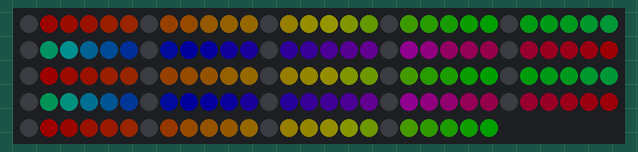
Bench run of a sketch on a simulated Arduino Uno, built with avr-gcc and run on an emulated ATmega328P. On the bench: 144 RGB LEDs in strip order, left to right, continuing on the next row. Dim RGB values are drawn brighter than linear; random numbers use the default seed unless the sketch sets one.

Above: at 0.17 s.
At 2.05 s:
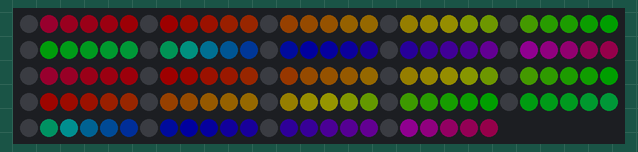
At 3.92 s:
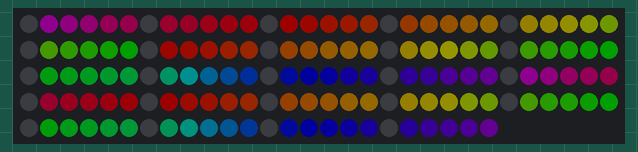
At 7.97 s:
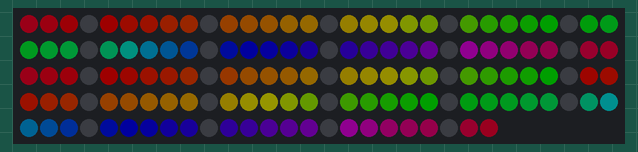
At 11.72 s:
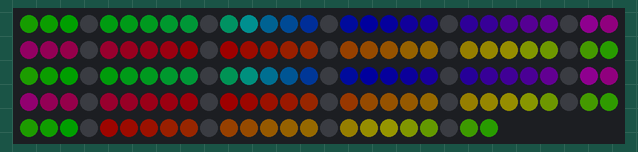
At 15.78 s:
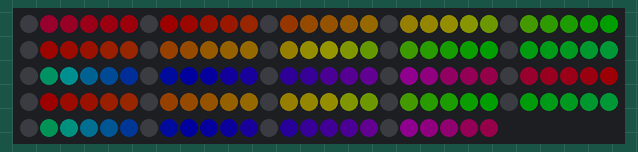

The sketch:

rainbowMarquee.ino
```cpp
// COMET
// MARQUEE
// RAIN

#define FASTLED_INTERNAL
#include <FastLED.h>

#define NUM_LEDS 144
#define DATA_PIN 6
//#define CLOCK_PIN    13
#define PAUSE 20
#define BRIGHTNESS 30
#define VOLTS 5
#define MAX_mAMPS 500

CRGB leds[NUM_LEDS];

#define BYTE uint8_t

void setup() {
  //  Serial.begin(9600);
  FastLED.addLeds<NEOPIXEL, DATA_PIN>(leds, NUM_LEDS);  // GRB ordering is assumed
  FastLED.setMaxPowerInVoltsAndMilliamps(VOLTS, MAX_mAMPS);
  FastLED.setBrightness(BRIGHTNESS);
  FastLED.clear();
  rain();
  FastLED.show();
}

void rain() {
  // Fill tthe LEDs with color
  for (int i = 0; i < NUM_LEDS; i++) {
    uint8_t hue = map(i, 0, 60, 0, 255);
    leds[i] = CHSV(hue, 255, 255);
  }
  // Blacken every 6th pixel
  for (int i = 0; i < NUM_LEDS; i += 6) {
    leds[i] = CRGB::Black;
  }
  FastLED.show();
}

void comet() {
  const byte fadeAmt = 128;
  const int cometSize = 1;
  const int deltaHue = 16;

  static byte hue = HUE_RED;
  static int iDirection = 1;
  static int iPos = 0;

//  hue += deltaHue;

  iPos += iDirection;
  if (iPos == (NUM_LEDS - cometSize) || iPos == 0) {
    iDirection *= -1;
    if (iDirection > 0) {
      hue += deltaHue;  // Change color on direction change
      }
  }

  for (int i = 0; i < cometSize; i++) {
    leds[iPos + i].setHue(hue);  // Draw the whole comet
  }

  // Randomly fade the LEDs
  for (int j = 0; j < NUM_LEDS; j++) {
    if (random(10) > 5)
      leds[j] = leds[j].fadeToBlackBy(fadeAmt);
  }
}

void marquee() {
  CRGB temp = leds[NUM_LEDS - 1];
  for (int l = NUM_LEDS - 1; l > 0; l--) {
    leds[l] = leds[l - 1];
  }
  leds[0] = temp;
  FastLED.show();
}

int effectCount = 0;

void loop() {
//  EVERY_N_MILLISECONDS(5000) {
//    effectCount++;
//    if ((effectCount/100) % 2 == 0) {
//      comet();
//    } else {
//      marquee();
//    }
//    FastLED.show();
//  }
  delay(8);
  marquee();
  FastLED.show();
}
```

Measured:
- by itself, everything shown: repeats every 15.0 s, in 48 steps
